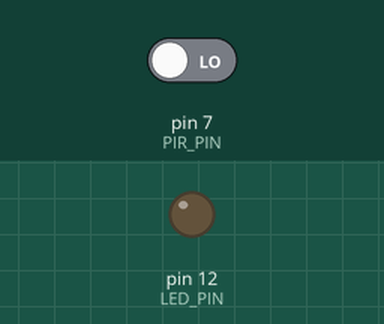
This sketch was run on a simulated Arduino Uno, built with avr-gcc and run on an emulated ATmega328P. Parts: output pins drawn as LEDs (lit = HIGH). Inputs (shaded band) come from the test bench; at power-on: pin 7 (PIR_PIN) LOW.

Above: at 1.2 s.
1.3 s: pin 7 (PIR_PIN) driven HIGH
At 2.3 s:
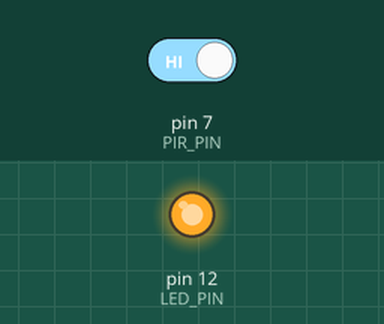
Timing chart, 0 to 4.3 s (numbered marks = the images above; inputs shaded):
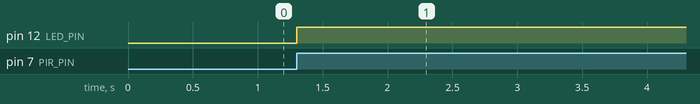

The sketch:

PIR_03.ino
```cpp
// 핀 정의
const int PIR_PIN = 7;    // PIR 센서 입력 핀 (D7)
const int LED_PIN = 12;   // LED 출력 핀 (D12)

// 변수 선언
unsigned long previousTime = 0;  // 마지막 감지 시간
unsigned long ledOnTime = 5000;  // LED ON 지속 시간 (5초 = 5000ms)
bool ledState = false;          // LED 상태 추적

void setup() {
  // 핀 모드 설정
  pinMode(PIR_PIN, INPUT);
  pinMode(LED_PIN, OUTPUT);

  // 초기 LED 끄기
  digitalWrite(LED_PIN, LOW);
}

void loop() {
  // 현재 시간 저장
  unsigned long currentTime = millis();

  // PIR 센서가 HIGH일 때
  if (digitalRead(PIR_PIN) == HIGH) {
    if (!ledState) {  // LED가 꺼져있던 상태라면
      ledState = true;
      digitalWrite(LED_PIN, HIGH);
      previousTime = currentTime;
    } else {  // LED가 이미 켜져있는 상태라면
      previousTime = currentTime;  // 시간 갱신으로 ON 시간 연장
    }
  }

  // LED가 켜져 있고 5초가 경과했다면 끄기
  if (ledState && ((currentTime - previousTime) >= ledOnTime)) {
    ledState = false;
    digitalWrite(LED_PIN, LOW);
  }
}
```

Measured:
- after the input at 1.3 s, pin 12 (LED_PIN): LOW → HIGH at once
